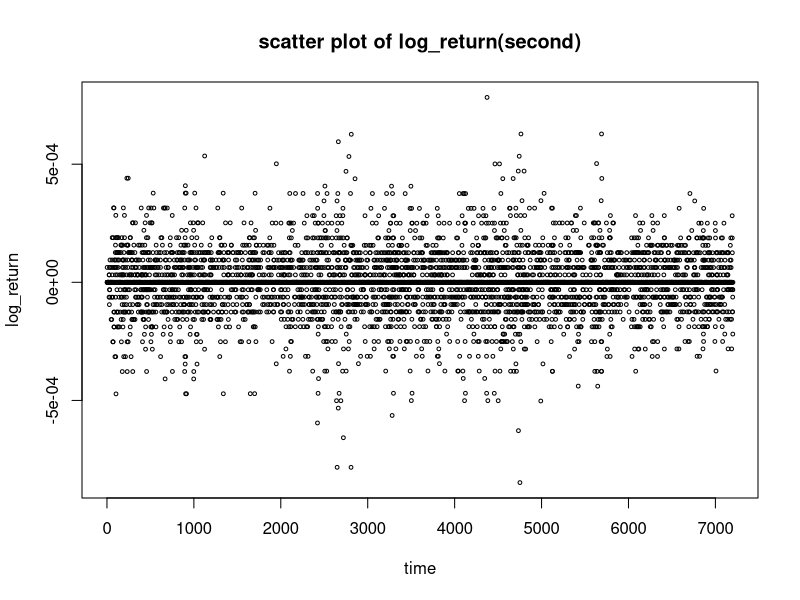
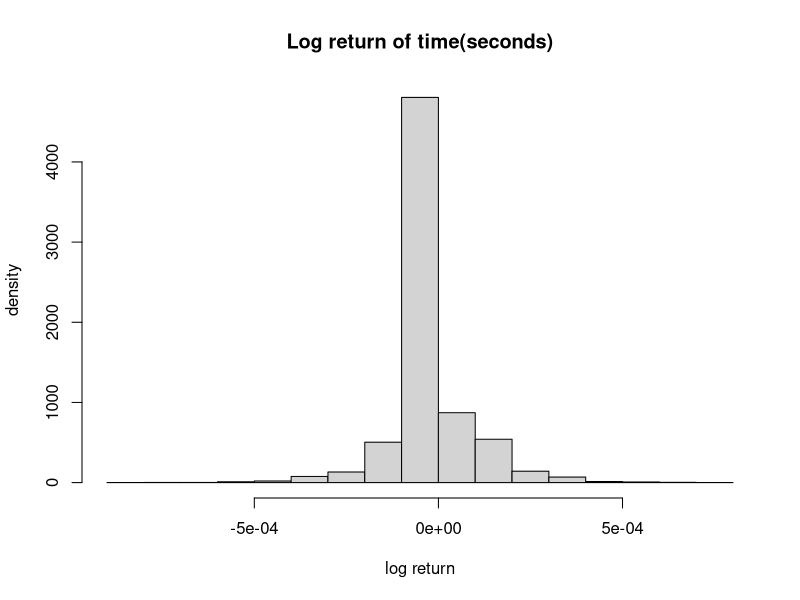
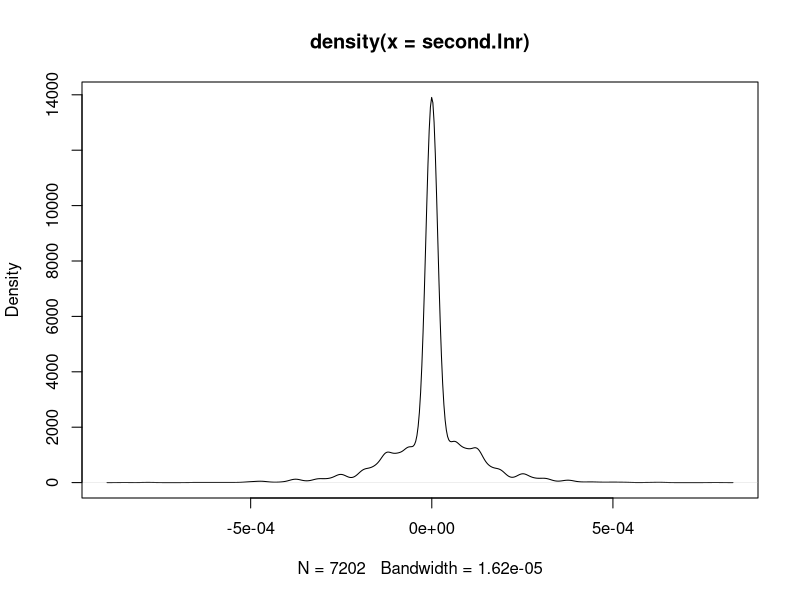
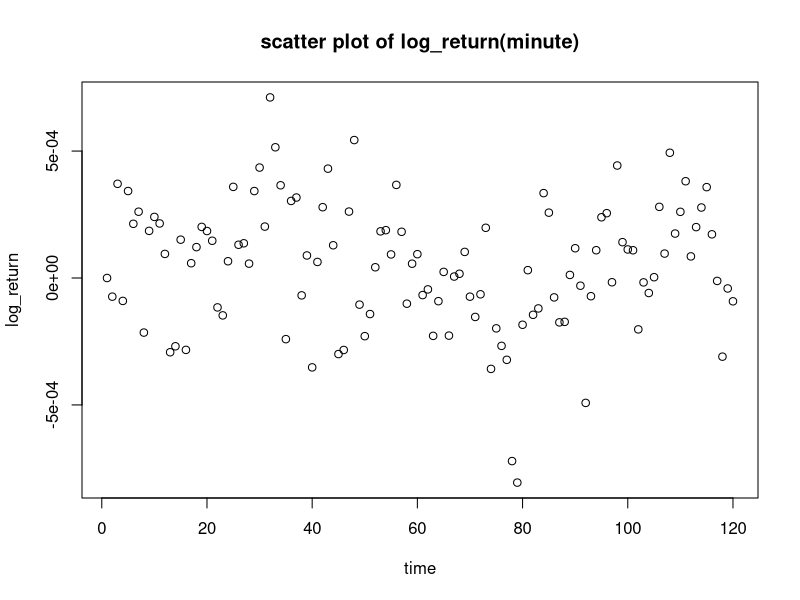
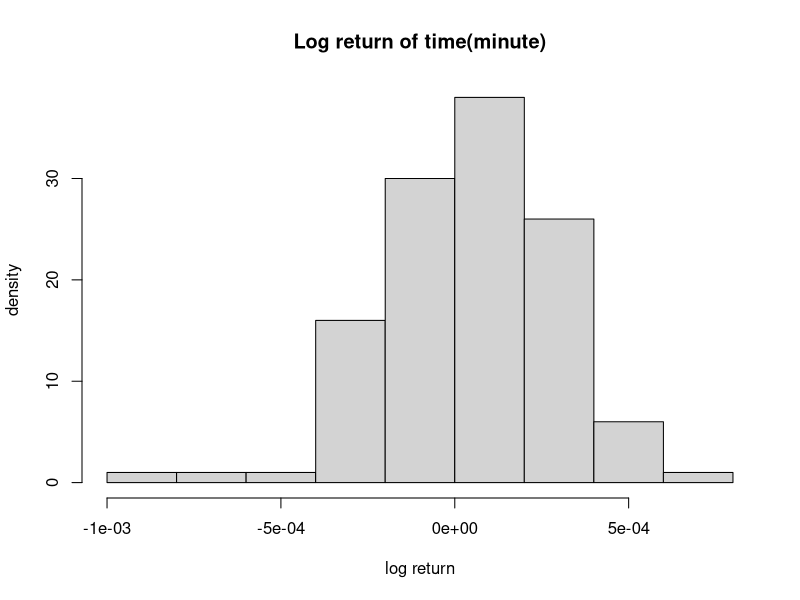
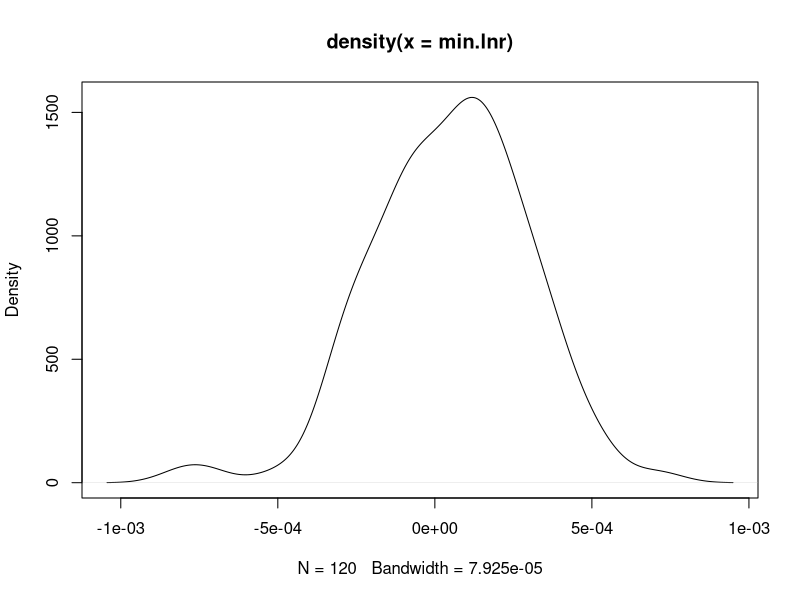

These figures' R source, in order:
# set the path of file & library the package
getwd()
setwd("/Users/yifuhe/Desktop")
library(fBasics) # use to calculate the summary statistics
library(ggplot2) # to draw plots

# input data
data <- read.table("Lect-1-TradingTS.csv", sep = ",", header = TRUE)
time <- as.vector(as.matrix(data[1])) # also can use time <- unlist(data[1])
price <- unlist(data[2])

# process the data
min.lnr <- c()
second.lnr <- c()
len <- length(price)

# calculate the log return of min and second
second.lnr[1] <- 0 
for (i in 2:(len/5)){
  second.lnr[i] <- log(mean(price[(5*i-4):(5*i)]))-log(mean(price[(5*(i-1)-4):(5*(i-1))]))
}

min.lnr[1] <- 0
for(i in 2:floor(len/300)){
  min.lnr[i] <-log(mean(price[(300*i-299):(300*i)]))-log(mean(price[(300*(i-1)-299):(300*(i-1))]))
}

# show the summary statistics
Data <- c("second", "minute")
Mean <- c(mean(second.lnr), mean(min.lnr))
Median <- c(median(second.lnr), median(min.lnr))
Min <- c(min(second.lnr), min(min.lnr))
Max <- c(max(second.lnr), max(min.lnr))
StandardDivation <- c(sd(second.lnr), sd(min.lnr))
Skewness <- c(skewness(second.lnr), skewness(min.lnr))
Kurtosis <- c(kurtosis(second.lnr), kurtosis(min.lnr))
outcome <- data.frame(Data, Mean, Median, Min, Max, StandardDivation, Skewness, Kurtosis)
outcome

# draw the plot
plot(second.lnr,xlab="time",ylab="log_return",main="scatter plot of log_return(second)",pch=1,cex=0.5)
hist(second.lnr,main="Log return of time(seconds)",xlab="log return",ylab="density")
plot(density(second.lnr))

plot(min.lnr,xlab="time",ylab="log_return",main="scatter plot of log_return(minute)")
hist(min.lnr,main="Log return of time(minute)",xlab="log return",ylab="density")
plot(density(min.lnr))
